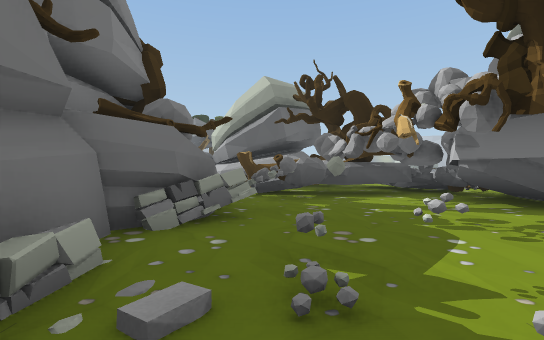
view 1 (above)

24 first-person views from a walk through a scene from a Unity 3-D project. The camera is 1.2 m above the floor, looks level and sees 85° across. The floor is counted in squares, 2 m on a side. Each view is taken from the middle of a square. On the plan, view 1 faces up. The plan holds only what a view shows up to about 9 squares ahead; the rest is blank. The place goes on beyond the plan. The player character is not drawn.

view 2
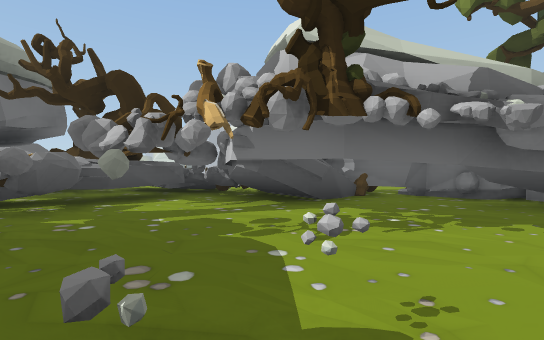

view 3
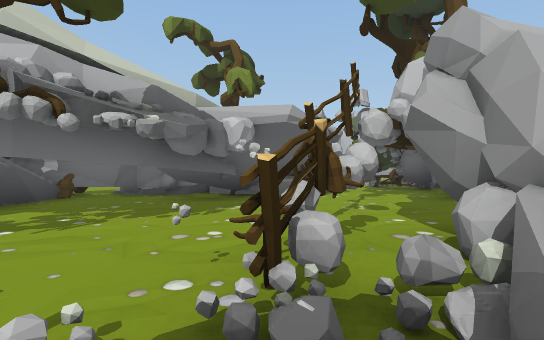

view 4
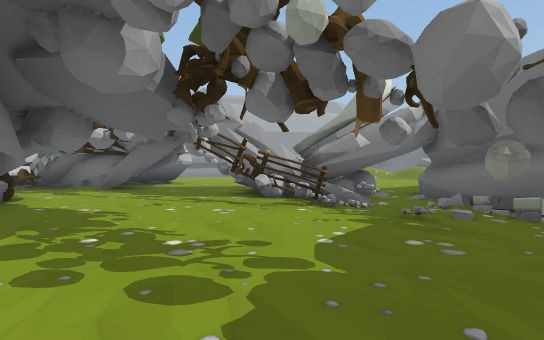

view 5
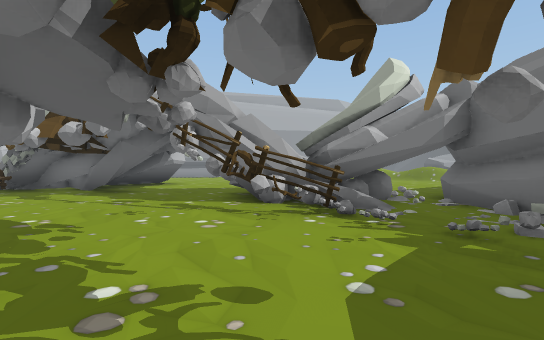

view 6
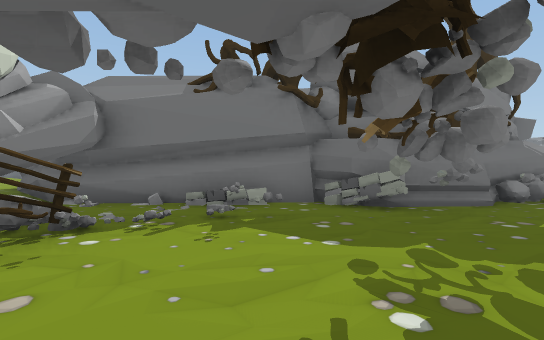

view 7
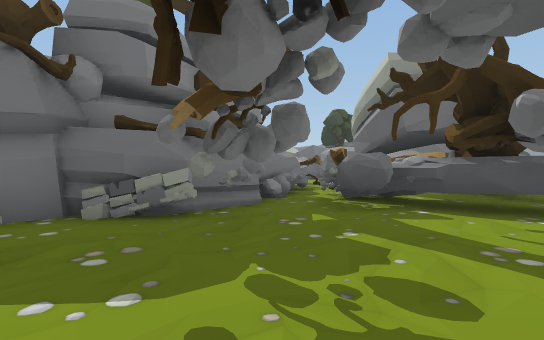

view 8
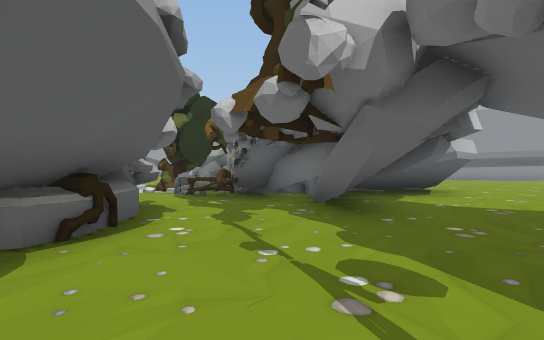

view 9
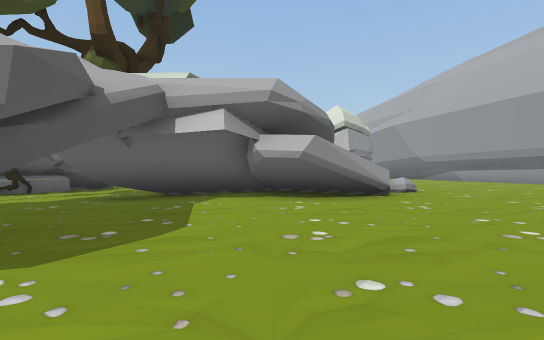

view 10
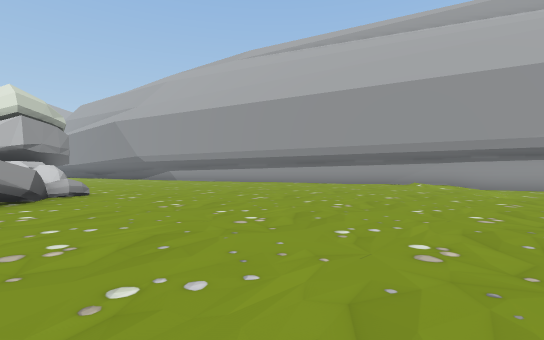

view 11
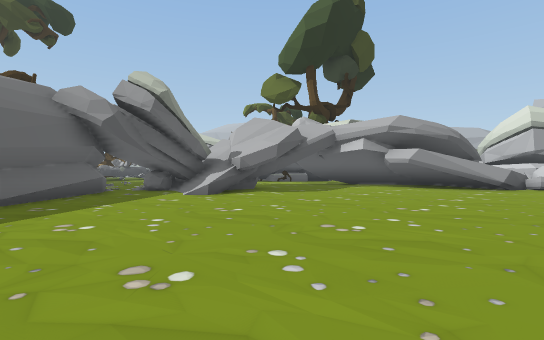

view 12
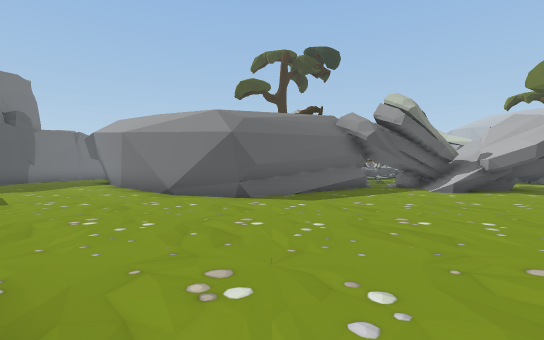

view 13
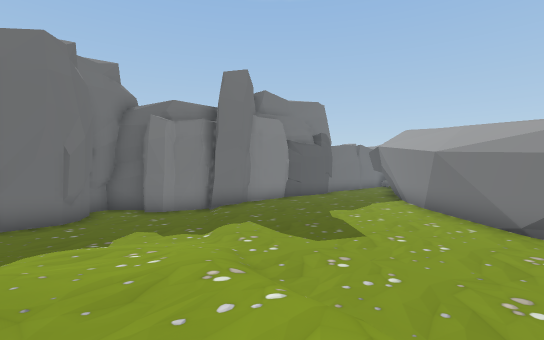

view 14
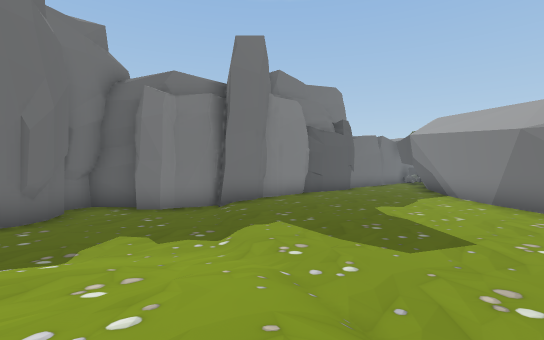

view 15
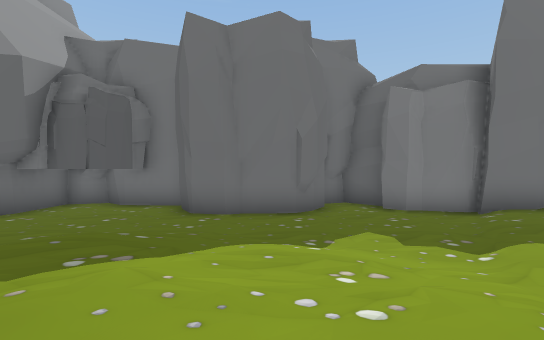

view 16
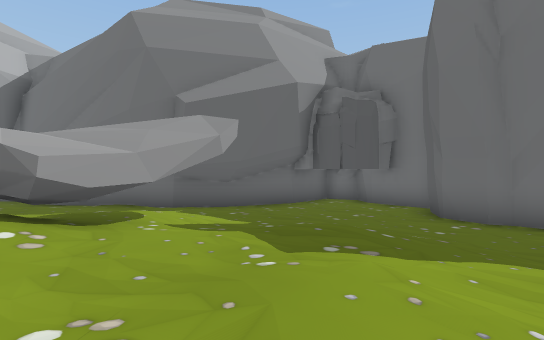

view 17
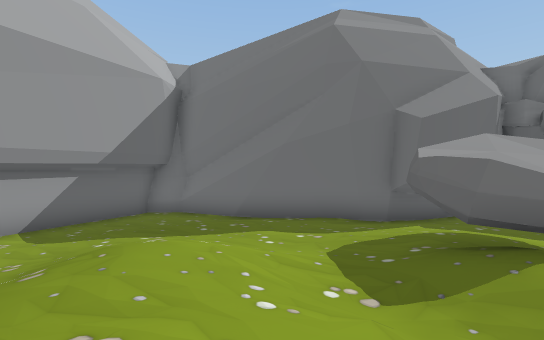

view 18
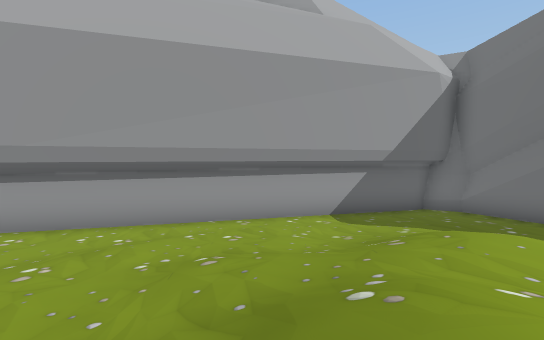

view 19
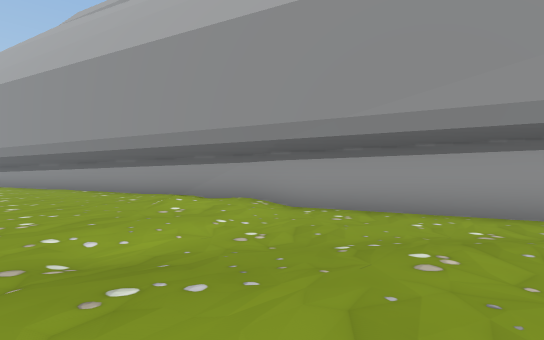

view 20
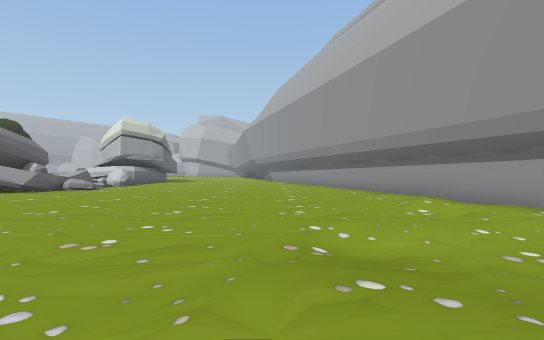

view 21
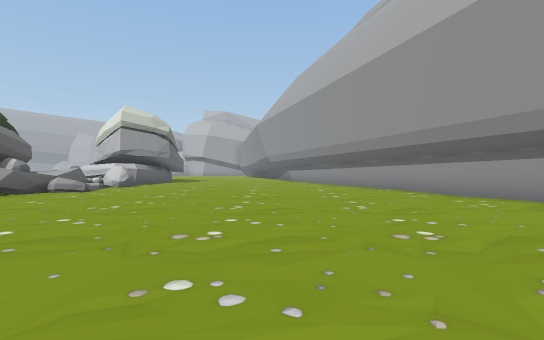

view 22
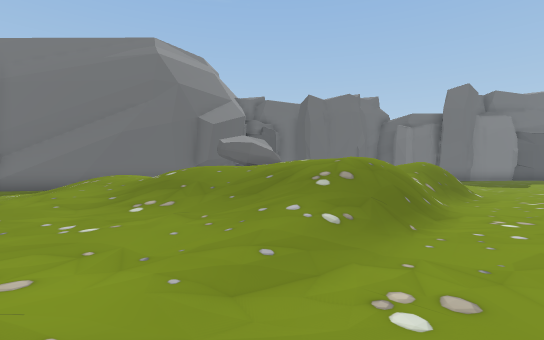

view 23
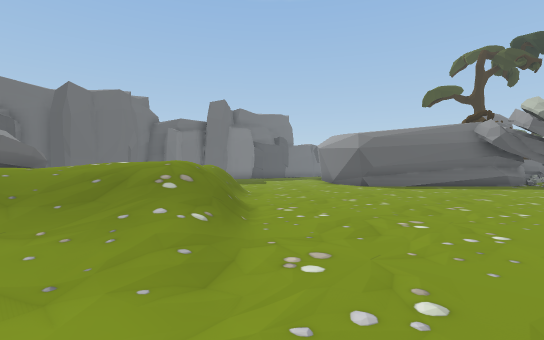

view 24
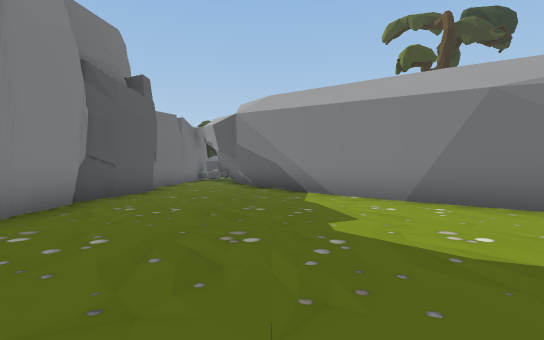

### Floor plan
Key: @ floor where view 1 was taken; # wall or solid block; . main floor; : floor 0.25 m higher than the main floor; - floor 0.25 m lower than the main floor; + floor 0.5 m higher than the main floor; * floor 1 m higher than the main floor; / step, stairs or slope; = window, fence, low wall or low ledge; ^ raised ledge; T tree; R rock; F fence; O other object.
Columns run from 19 left of view 1 to 9 right of it. Each row starts with its distance up from view 1.
  9                 ##^# T  /.
  8                  #OOOTO/O.
  7                  RO RTRRO
  6                  ##R..R#
  5                  ##O..####O.
  4                 ###RR..###O/
  3                  ##.R..####
  2                  #ORR...###/R
  1   #...##         #...R..##TTT
  0   #....##        ##@RRF...
 -1   #.....#        ###RR ...#R
 -2   #.....##       #OO###.....R
 -3   #......##     ##.## ......O
 -4   #.......##  ###..////..##OO
 -5    ........####....=#//..###
 -6    #.........##...........###
 -7   ##.....................###
 -8   #-//...................##
 -9 ###---/...................#R#
-10 #------//..................O=
-11 ###----//////..............O.
-12   ##--///////=...............
-13    #--///++ ///..............
-14  ###--/+/+/   //.............
-15  #----/////    //............
-16  #----./###// ////...........
-17  #-----/+ #//////::/.........
-18  ###---//////////::/-........
-19    ####./////*///../-........
-20       ##-//////////--///..###
-21        #-/..////..---/..###
-22        ##/..//-------####
-23         #-////----####
-24         #------####
-25         ##--####
-26            ##

Where each view was taken, in squares from view 1:
view 1: 0 up, 0 right, facing up
view 2: 1 up, 0 right, facing up-right
view 3: 0 up, 0 right, facing right
view 4: 5 up, 2 right, facing down
view 5: 4 up, 2 right, facing down
view 6: 2 up, 4 right, facing left
view 7: 2 up, 3 right, facing up-left
view 8: 0 up, 4 right, facing down-right
view 9: 7 down, 0 right, facing right
view 10: 9 down, 0 right, facing down-right
view 11: 11 down, 4 left, facing up-right
view 12: 13 down, 5 left, facing up
view 13: 13 down, 7 left, facing up-left
view 14: 12 down, 9 left, facing up-left
view 15: 12 down, 9 left, facing left
view 16: 12 down, 9 left, facing down-left
view 17: 16 down, 5 left, facing down-left
view 18: 16 down, 4 left, facing down
view 19: 17 down, 2 left, facing down-right
view 20: 17 down, 2 left, facing right
view 21: 16 down, 0 right, facing right
view 22: 16 down, 0 right, facing left
view 23: 17 down, 0 right, facing up-left
view 24: 8 down, 13 left, facing up
